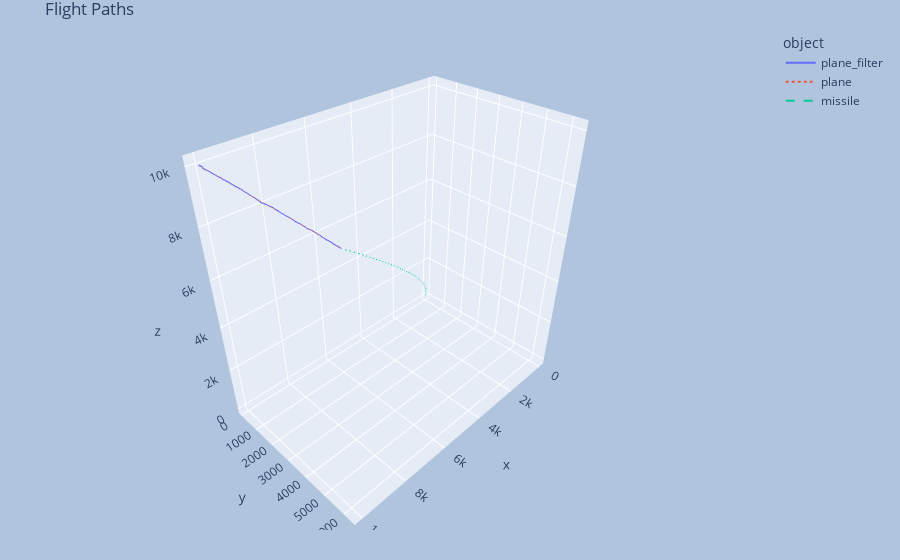

Here is the notebook cell this chart was saved with:
### Code cell
fig = px.line_3d(data, x="x", y="y", z="z", color = "object", line_dash="object", 
                title = "Flight Paths")
fig.update_layout(
    margin=dict(l=30, r=30, t=30, b=30),
    paper_bgcolor="LightSteelBlue",
)
fig.show()

### Figure 1 — Plotly figure (JSON) as saved in the notebook; plotly's stock layout.template omitted (floating-point values rounded to 4 significant figures; data arrays with more than 128 entries replaced by an {"elided": "..."} marker saying what was removed)
{"data": [{"hovertemplate": "object=plane_filter<br>x=%{x}<br>y=%{y}<br>z=%{z}<extra></extra>", "legendgroup": "plane_filter", "line": {"color": "#636efa", "dash": "solid"}, "mode": "lines", "name": "plane_filter", "scene": "scene", "showlegend": true, "type": "scatter3d", "x": {"elided": "168 float values"}, "y": {"elided": "168 float values"}, "z": {"elided": "168 float values"}}, {"hovertemplate": "object=plane<br>x=%{x}<br>y=%{y}<br>z=%{z}<extra></extra>", "legendgroup": "plane", "line": {"color": "#EF553B", "dash": "dot"}, "mode": "lines", "name": "plane", "scene": "scene", "showlegend": true, "type": "scatter3d", "x": {"elided": "168 int values"}, "y": {"elided": "168 float values"}, "z": {"elided": "168 int values"}}, {"hovertemplate": "object=missile<br>x=%{x}<br>y=%{y}<br>z=%{z}<extra></extra>", "legendgroup": "missile", "line": {"color": "#00cc96", "dash": "dash"}, "mode": "lines", "name": "missile", "scene": "scene", "showlegend": true, "type": "scatter3d", "x": {"elided": "168 float values"}, "y": {"elided": "168 float values"}, "z": {"elided": "168 float values"}}], "layout": {"autosize": true, "legend": {"title": {"text": "object"}, "tracegroupgap": 0}, "margin": {"b": 30, "l": 30, "r": 30, "t": 30}, "paper_bgcolor": "LightSteelBlue", "scene": {"aspectmode": "auto", "aspectratio": {"x": 1.166, "y": 0.7361, "z": 1.165}, "camera": {"center": {"x": 0, "y": 0, "z": 0}, "eye": {"x": 1.351, "y": 1.351, "z": 1.351}, "projection": {"type": "perspective"}, "up": {"x": 0, "y": 0, "z": 1}}, "domain": {"x": [0, 1], "y": [0, 1]}, "xaxis": {"title": {"text": "x"}, "type": "linear"}, "yaxis": {"title": {"text": "y"}, "type": "linear"}, "zaxis": {"title": {"text": "z"}, "type": "linear"}}, "title": {"text": "Flight Paths"}}}
